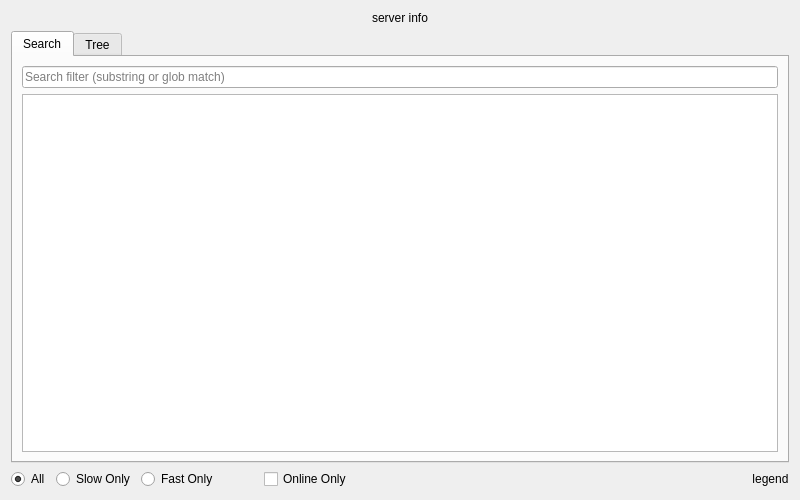
<?xml version="1.0" encoding="UTF-8"?>
<ui version="4.0">
 <class>ChannelListWidget</class>
 <widget class="QWidget" name="ChannelListWidget">
  <property name="geometry">
   <rect>
    <x>0</x>
    <y>0</y>
    <width>800</width>
    <height>500</height>
   </rect>
  </property>
  <property name="acceptDrops">
   <bool>true</bool>
  </property>
  <property name="windowTitle">
   <string>Channel Selection</string>
  </property>
  <layout class="QVBoxLayout" name="verticalLayout_3">
   <item>
    <widget class="QLabel" name="title">
     <property name="text">
      <string>server info</string>
     </property>
     <property name="alignment">
      <set>Qt::AlignCenter</set>
     </property>
    </widget>
   </item>
   <item>
    <widget class="QTabWidget" name="available_channel_tab_widget">
     <property name="currentIndex">
      <number>0</number>
     </property>
     <widget class="QWidget" name="available_channel_list_tab">
      <attribute name="title">
       <string>Search</string>
      </attribute>
      <layout class="QVBoxLayout" name="verticalLayout_2">
       <item>
        <widget class="QLineEdit" name="search_line_edit">
         <property name="placeholderText">
          <string>Search filter (substring or glob match)</string>
         </property>
        </widget>
       </item>
       <item>
        <widget class="AvailableChannelTableView" name="available_channel_table_view"/>
       </item>
      </layout>
     </widget>
     <widget class="QWidget" name="available_channel_tree_tab">
      <attribute name="title">
       <string>Tree</string>
      </attribute>
      <layout class="QVBoxLayout" name="verticalLayout">
       <item>
        <widget class="AvailableChannelTreeView" name="available_channel_tree_view"/>
       </item>
      </layout>
     </widget>
    </widget>
   </item>
   <item>
    <layout class="QHBoxLayout" name="radio_button_layout">
     <item>
      <widget class="QRadioButton" name="all_radio_button">
       <property name="sizePolicy">
        <sizepolicy hsizetype="Minimum" vsizetype="Fixed">
         <horstretch>0</horstretch>
         <verstretch>0</verstretch>
        </sizepolicy>
       </property>
       <property name="text">
        <string>All</string>
       </property>
       <property name="checked">
        <bool>true</bool>
       </property>
      </widget>
     </item>
     <item>
      <widget class="QRadioButton" name="slow_radio_button">
       <property name="sizePolicy">
        <sizepolicy hsizetype="Minimum" vsizetype="Fixed">
         <horstretch>0</horstretch>
         <verstretch>0</verstretch>
        </sizepolicy>
       </property>
       <property name="text">
        <string>Slow Only</string>
       </property>
      </widget>
     </item>
     <item>
      <widget class="QRadioButton" name="fast_radio_button">
       <property name="sizePolicy">
        <sizepolicy hsizetype="Minimum" vsizetype="Fixed">
         <horstretch>0</horstretch>
         <verstretch>0</verstretch>
        </sizepolicy>
       </property>
       <property name="text">
        <string>Fast Only</string>
       </property>
      </widget>
     </item>
     <item>
      <spacer name="horizontalSpacer_2">
       <property name="orientation">
        <enum>Qt::Horizontal</enum>
       </property>
       <property name="sizeType">
        <enum>QSizePolicy::Fixed</enum>
       </property>
       <property name="sizeHint" stdset="0">
        <size>
         <width>40</width>
         <height>20</height>
        </size>
       </property>
      </spacer>
     </item>
     <item>
      <widget class="QCheckBox" name="online_checkbox">
       <property name="text">
        <string>Online Only</string>
       </property>
      </widget>
     </item>
     <item>
      <spacer name="horizontalSpacer">
       <property name="orientation">
        <enum>Qt::Horizontal</enum>
       </property>
       <property name="sizeHint" stdset="0">
        <size>
         <width>40</width>
         <height>20</height>
        </size>
       </property>
      </spacer>
     </item>
     <item>
      <widget class="QLabel" name="legendLabel">
       <property name="text">
        <string>legend</string>
       </property>
       <property name="alignment">
        <set>Qt::AlignCenter</set>
       </property>
      </widget>
     </item>
    </layout>
   </item>
  </layout>
 </widget>
 <customwidgets>
  <customwidget>
   <class>AvailableChannelTreeView</class>
   <extends>QTreeView</extends>
   <header>ndscope/channel_select.h</header>
  </customwidget>
  <customwidget>
   <class>AvailableChannelTableView</class>
   <extends>QTableView</extends>
   <header>ndscope/channel_select.h</header>
  </customwidget>
 </customwidgets>
 <resources/>
 <connections/>
</ui>
